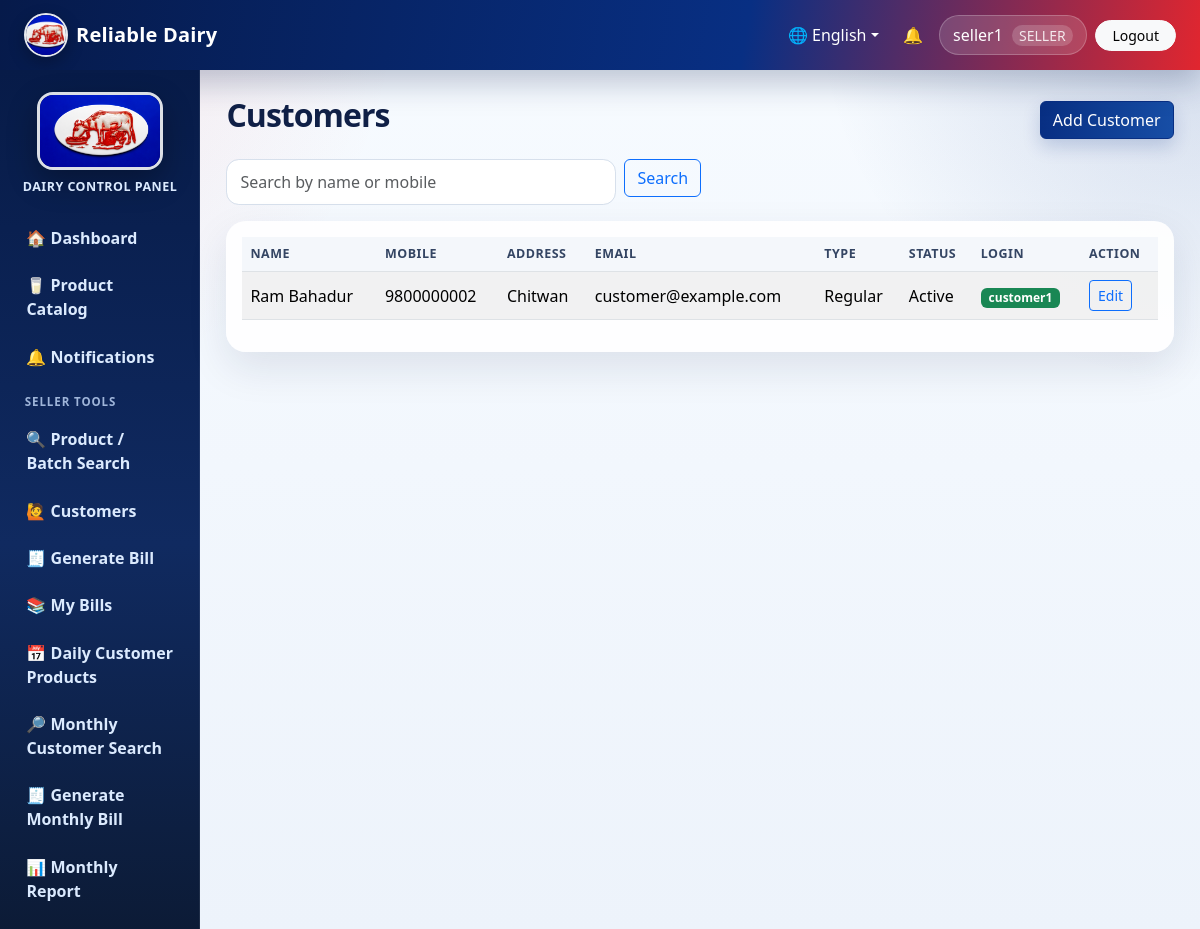
The app's page /customers/ (signed in) with its own data.
### core/models.py (models this page shows, shortened)
class DairyProfile(models.Model):
    name = models.CharField(max_length=150, default='Reliable Dairy')
    address = models.CharField(max_length=255, blank=True)
    pan_number = models.CharField(max_length=50, blank=True)
    contact_number = models.CharField(max_length=30, blank=True)
    email = models.EmailField(blank=True)
    logo_url = models.URLField(blank=True, help_text='Optional URL/path to logo')
    bill_header = models.CharField(max_length=255, blank=True)
    bill_footer = models.CharField(max_length=255, blank=True)
    terms_conditions = models.TextField(blank=True)
    updated_at = models.DateTimeField(auto_now=True)
    @classmethod
    def get_solo(cls):
        obj, _ = cls.objects.get_or_create(pk=1)
        return obj

class UserProfile(models.Model):
    user = models.OneToOneField(User, on_delete=models.CASCADE, related_name='profile')
    role = models.CharField(max_length=20, choices=Role.choices, default=Role.CUSTOMER)
    phone = models.CharField(max_length=30, blank=True)
    address = models.CharField(max_length=255, blank=True)

class Customer(models.Model):
    class Type(models.TextChoices):
        REGULAR = 'REGULAR', 'Regular'
        WALK_IN = 'WALK_IN', 'Walk-in'
    class Status(models.TextChoices):
        ACTIVE = 'ACTIVE', 'Active'
        INACTIVE = 'INACTIVE', 'Inactive'
    user = models.OneToOneField(User, on_delete=models.SET_NULL, blank=True, null=True, related_name='customer_record')
    name = models.CharField(max_length=150)
    mobile_number = models.CharField(max_length=30, unique=True)
    address = models.CharField(max_length=255, blank=True)
    email = models.EmailField(blank=True)
    customer_type = models.CharField(max_length=20, choices=Type.choices, default=Type.REGULAR)
    status = models.CharField(max_length=20, choices=Status.choices, default=Status.ACTIVE)
    created_at = models.DateTimeField(auto_now_add=True)
    class Meta:
        ordering = ['name']

### core/views.py (the view)
# urls.py: path('customers/', views.customer_list, name='customer_list'),
@seller_required
def customer_list(request):
    query = request.GET.get('q', '')
    customers = Customer.objects.all()
    if query:
        customers = customers.filter(name__icontains=query) | Customer.objects.filter(mobile_number__icontains=query)
    return render(request, 'core/customer_list.html', {'customers': customers, 'query': query})

### core/templates/core/customer_list.html (shortened to what this page needs)
{% extends 'core/base.html' %}
{% block content %}
<div class="d-flex justify-content-between align-items-center mb-3"><h2>Customers</h2><a class="btn btn-primary" href="{% url 'customer_create' %}">Add Customer</a></div>
<form class="row g-2 mb-3" method="get"><div class="col-md-5"><input class="form-control" name="q" value="{{ query }}" placeholder="Search by name or mobile"></div><div class="col-md-auto"><button class="btn btn-outline-primary">Search</button></div></form>
<div class="card card-stat"><div class="card-body table-responsive"><table class="table table-striped align-middle">
<thead><tr><th>Name</th><th>Mobile</th><th>Address</th><th>Email</th><th>Type</th><th>Status</th><th>Login</th><th>Action</th></tr></thead>
<tbody>{% for c in customers %}<tr><td>{{ c.name }}</td><td>{{ c.mobile_number }}</td><td>{{ c.address }}</td><td>{{ c.email|default:'-' }}</td><td>{{ c.get_customer_type_display }}</td><td>{{ c.get_status_display }}</td><td>{% if c.user %}<span class='badge bg-success'>{{ c.user.username }}</span>{% else %}<span class='badge bg-secondary'>No login</span>{% endif %}</td><td><a class="btn btn-sm btn-outline-primary" href="{% url 'customer_update' c.pk %}">Edit</a> </td></tr>{% empty %}<tr><td colspan="8">No customers.</td></tr>{% endfor %}</tbody>
</table></div></div>
{% endblock %}

### core/templates/core/base.html (shortened to what this page needs)
{% load static %}
<!doctype html>
<html lang="{{ current_language|default:'en' }}">
<head>
    <link href="https://cdn.jsdelivr.net/npm/bootstrap@5.3.3/dist/css/bootstrap.min.css" rel="stylesheet">
    <link href="{% static 'css/app.css' %}" rel="stylesheet">
</head>
<body>
<nav class="navbar navbar-expand-lg app-navbar no-print">
    <div class="container-fluid px-3 px-lg-4">
        <a class="navbar-brand d-flex align-items-center gap-2" href="{% url 'dashboard' %}">
            <img src="{{ site_logo_url }}" alt="Logo" class="brand-logo">
            <span>{{ dairy_profile.name|default:'Dairy Management System' }}</span>
        </a>
        <div class="collapse navbar-collapse" id="topNav">
            <ul class="navbar-nav ms-auto align-items-lg-center gap-lg-2">
                <li class="nav-item dropdown">
                    <a class="nav-link dropdown-toggle text-white" href="#" role="button" data-bs-toggle="dropdown">🌐 {% if current_language == 'ne' %}नेपाली{% else %}English{% endif %}</a>
                </li>
                {% if user.is_authenticated %}
                    <li class="nav-item"><a class="nav-link text-white position-relative" href="{% url 'notifications' %}">🔔 </a></li>
                    <li class="nav-item"><span class="nav-link user-pill">{{ user.username }} {% if current_role %}<small>{{ current_role }}</small>{% endif %}</span></li>
                    <li class="nav-item"><a class="btn btn-light btn-sm rounded-pill px-3" href="{% url 'logout' %}">{{ L.logout }}</a></li>
                {% endif %}
            </ul>
        </div>
    </div>
</nav>
<div class="container-fluid page-shell">
    <div class="row g-0">
        {% if user.is_authenticated %}
        <aside class="col-md-3 col-lg-2 sidebar no-print">
            <div class="sidebar-logo text-center">
                <img src="{{ bill_logo_url }}" alt="Dairy Logo" class="sidebar-image">
                <div class="sidebar-title">Dairy Control Panel</div>
            </div>
            <a href="{% url 'dashboard' %}">🏠 {{ L.dashboard }}</a>
            <a href="{% url 'product_catalog' %}">🥛 {{ L.product_catalog }}</a>
            <a href="{% url 'notifications' %}">🔔 {{ L.notifications }} {% if unread_notifications %}<span class="badge bg-danger ms-1">{{ unread_notifications }}</span>{% endif %}</a>
            {% if current_role == Role.ADMIN %}
                <div class="sidebar-section">{{ L.administration }}</div>
                <a href="{% url 'dairy_profile' %}">🏢 {{ L.dairy_profile }}</a>
                <a href="{% url 'user_list' %}">👥 {{ L.users }}</a>
                <a href="{% url 'shop_list' %}">🏬 {{ L.shops }}</a>
                <a href="{% url 'unit_list' %}">⚖️ {{ L.units }}</a>
                <a href="{% url 'product_list' %}">🥛 {{ L.products }}</a>
                <a href="{% url 'receiving_list' %}">📦 {{ L.daily_receiving }}</a>
                <a href="{% url 'customer_list' %}">🙋 {{ L.customers }}</a>
                <a href="{% url 'payment_list' %}">💳 {{ L.payments }}</a>
                <a href="{% url 'fiscal_year_list' %}">📅 Fiscal Years</a>
                <a href="{% url 'bill_template_list' %}">🧾 {{ L.bill_format }}</a>
                <a href="{% url 'system_settings' %}">⚙️ {{ L.system_settings }}</a>
                <div class="sidebar-section">{{ L.sales_reports }}</div>
                <a href="{% url 'sale_list' %}">🧾 {{ L.bills_sales }}</a>
                <a href="{% url 'daily_customer_entries' %}">📅 Daily Customer Products</a>
                <a href="{% url 'monthly_customer_search' %}">🔎 Monthly Customer Search</a>
                <a href="{% url 'monthly_bill_create' %}">🧾 Generate Monthly Bill</a>
                <a href="{% url 'mis_reports' %}">📊 {{ L.mis_reports }}</a>
                <a href="{% url 'sales_report' %}">📈 {{ L.sales_report }}</a>
                <a href="{% url 'stock_report' %}">📦 {{ L.stock_report }}</a>
                <a href="{% url 'audit_logs' %}">🕘 {{ L.activity_logs }}</a>
                <a href="{% url 'backup_restore' %}">💾 {{ L.backup_restore }}</a>
            {% elif current_role == Role.SELLER %}
                <div class="sidebar-section">{{ L.seller_tools }}</div>
                <a href="{% url 'batch_search' %}">🔍 {{ L.product_search }}</a>
                <a href="{% url 'customer_list' %}">🙋 {{ L.customers }}</a>
                <a href="{% url 'sale_create' %}">🧾 {{ L.generate_bill }}</a>
                <a href="{% url 'sale_list' %}">📚 {{ L.my_bills }}</a>
                <a href="{% url 'daily_customer_entries' %}">📅 Daily Customer Products</a>
                <a href="{% url 'monthly_customer_search' %}">🔎 Monthly Customer Search</a>
                <a href="{% url 'monthly_bill_create' %}">🧾 Generate Monthly Bill</a>
                <a href="{% url 'mis_reports' %}?type=monthly_sales">📊 Monthly Report</a>
            {% else %}
                <div class="sidebar-section">{{ L.customer }}</div>
                <a href="{% url 'customer_dashboard' %}">🧾 {{ L.my_profile_bills }}</a>
                <a href="{% url 'customer_profile' %}">🙋 {{ L.dairy_profile }}</a>
                <a href="{% url 'change_password' %}">🔐 {{ L.change_password }}</a>
            {% endif %}
        </aside>
        <main class="col-md-9 col-lg-10 main-content">
        {% else %}
        <main class="col-12 main-content login-main">
        {% endif %}
            {% block content %}{% endblock %}
        </main>
    </div>
</div>
</body>
</html>

### static/css/app.css (style rules this page uses)
:root { --nav-blue: #082f83; --nav-blue-2: #061a4a; --accent-red: #e1262f; --accent-red-dark: #b71924; --soft-blue: #eef5ff; --text-dark: #172033; --muted: #64748b; --card-shadow: 0 16px 40px rgba(15, 30, 65, .10); }
* { box-sizing: border-box; }
body { min-height: 100vh; background: radial-gradient(circle at top left, rgba(225,38,47,.10), transparent 25rem), radial-gradient(circle at top right, rgba(8,47,131,.16), transparent 24rem), linear-gradient(180deg, #f7fbff 0%, #edf3fb 100%); color: var(--text-dark); }
.app-navbar { background: linear-gradient(100deg, var(--nav-blue-2), var(--nav-blue) 62%, var(--accent-red)); box-shadow: 0 12px 32px rgba(6,26,74,.25); }
.navbar-brand { color: #fff !important; font-weight: 800; letter-spacing: .2px; }
.brand-logo { width: 44px; height: 44px; object-fit: cover; border-radius: 50%; border: 2px solid rgba(255,255,255,.9); box-shadow: 0 6px 16px rgba(0,0,0,.25); }
.user-pill { color: #fff !important; background: rgba(255,255,255,.14); border: 1px solid rgba(255,255,255,.22); border-radius: 999px; padding: .45rem .85rem !important; }
.user-pill small { opacity: .88; margin-left: .3rem; background: rgba(255,255,255,.20); padding: .08rem .45rem; border-radius: 999px; }
.page-shell { padding: 0; }
.sidebar { min-height: calc(100vh - 70px); background: linear-gradient(180deg, #071b48, #102a60 55%, #0c1b36); padding: 1rem .7rem; position: sticky; top: 0; overflow-y: auto; box-shadow: inset -1px 0 0 rgba(255,255,255,.08); }
.sidebar-logo { padding: .35rem .35rem 1rem; }
.sidebar-image { width: 126px; height: 78px; object-fit: cover; border-radius: 1rem; border: 3px solid rgba(255,255,255,.86); box-shadow: 0 12px 30px rgba(0,0,0,.30); }
.sidebar-title { color: #dbeafe; font-size: .78rem; font-weight: 700; letter-spacing: .04em; margin-top: .55rem; text-transform: uppercase; }
.sidebar-section { color: #9fb5d9; font-size: .72rem; font-weight: 800; letter-spacing: .08em; padding: .75rem .85rem .25rem; text-transform: uppercase; }
.sidebar a { color: #dbeafe; display: block; padding: .66rem .85rem; text-decoration: none; border-radius: .8rem; margin: .14rem .1rem; font-weight: 650; transition: all .18s ease; }
.main-content { padding: 1.65rem; }
.page-title, h2 { font-weight: 850; letter-spacing: -.03em; color: #102047; }
.card-stat, .app-card { border: 0; border-radius: 1.25rem; background: rgba(255,255,255,.92); box-shadow: var(--card-shadow); overflow: hidden; }
.card-stat .card-body { position: relative; }
.table { --bs-table-bg: transparent; }
.table thead th { white-space: nowrap; color: #344563; font-size: .78rem; text-transform: uppercase; letter-spacing: .04em; background: #f4f7fb; }
.table tbody td { vertical-align: middle; }
.btn-primary { background: linear-gradient(90deg, var(--nav-blue), #174ea6); border-color: var(--nav-blue); box-shadow: 0 8px 18px rgba(8,47,131,.18); }
.form-control, .form-select { border-radius: .8rem; border-color: #d7e0ec; padding: .62rem .82rem; }

### records on screen
DairyProfile: name "Reliable Dairy"
UserProfile: role "SELLER"
Customer: name "Ram Bahadur", mobile_number "9800000002", address "Chitwan", email "customer@example.com", customer_type "Regular", status "Active", user.username "customer1"

### other values on screen
{{ user.username }} "seller1"
{{ L.logout }} "Logout"
{{ L.dashboard }} "Dashboard"
{{ L.product_catalog }} "Product Catalog"
{{ L.notifications }} "Notifications"
{{ L.seller_tools }} "SELLER TOOLS"
{{ L.product_search }} "Product / Batch Search"
{{ L.customers }} "Customers"
{{ L.generate_bill }} "Generate Bill"
{{ L.my_bills }} "My Bills"
